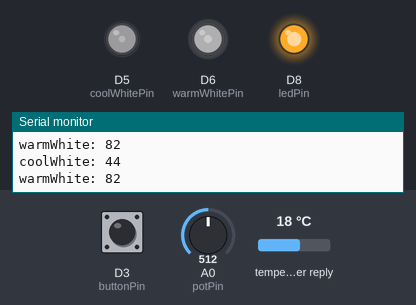
The sketch below on a simulated Arduino MKR. Shown: output pins drawn as LEDs (lit = HIGH), the last lines printed to the serial monitor. The test bench sets the inputs (shaded band); at power-on: D3 (buttonPin) HIGH, A0 (potPin) = 512, temperature in the weather reply 18 °C. WiFi joins after 1.5 s; servers stay silent unless stated; web services answer with replies made up by the test bench; not simulated (calls return 0 or success): arduino_secrets.h.

Above: at 4.7 s.
4.8 s: D3 (buttonPin) pulled LOW for 0.15 s
At 6.0 s:
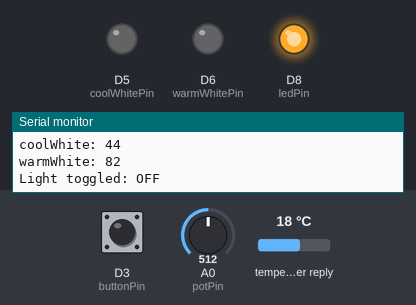
6.5 s: D3 (buttonPin) pulled LOW for 1 s
At 8.0 s:
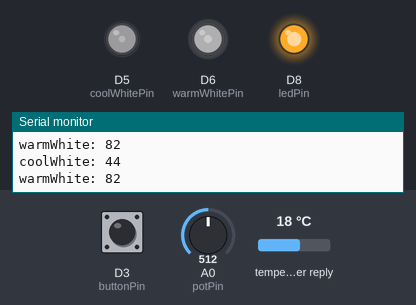
9.0 s: A0 (potPin) set to 900
At 9.4 s:
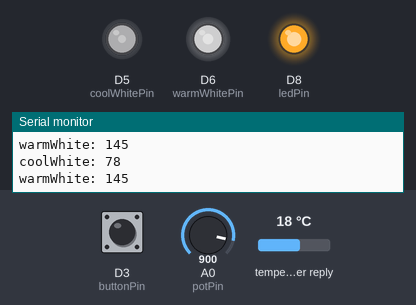
10.5 s: A0 (potPin) set to 511
At 11.7 s:
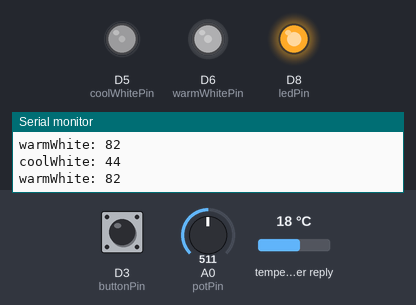
12.0 s: A0 (potPin) set to 0
At 13.2 s:
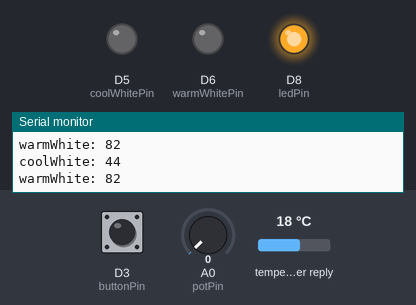
Timing chart, 0 to 14.5 s (numbered marks = the images above; inputs shaded):
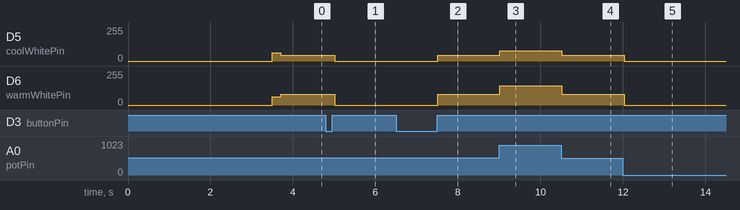

The sketch:

syringeLignt.ino
```cpp
#include <WiFiNINA.h>
#include <ArduinoHttpClient.h>
#include <Arduino_JSON.h>
#include <Scheduler.h>
#include "arduino_secrets.h" //wifi & api key

// === WiFi & API ===
const char* weatherHost = "api.openweathermap.org";
String city = "Brooklyn,US";
String apiKey = YOUR_API_KEY;  //

// === pinout ===
const int coolWhitePin = 5;
const int warmWhitePin = 6;
const int potPin = A0;
const int buttonPin = 3;
const int ledPin = 8;  // wifi connection indicator

// === variables ===
float coolRatio = 0.5;
float warmRatio = 0.5;
int currentKelvin = 3500;
bool lightOn = true;

// === button pullup ===
bool lastButtonState = HIGH;
bool buttonState = HIGH;
bool buttonPressed = false;

WiFiClient wifi;
HttpClient client = HttpClient(wifi, weatherHost, 80);

void setup() {
  Serial.begin(9600);
  while (!Serial);

  pinMode(coolWhitePin, OUTPUT);
  pinMode(warmWhitePin, OUTPUT);
  pinMode(buttonPin, INPUT_PULLUP);
  pinMode(ledPin, OUTPUT);

  connectToWiFi();

  Scheduler.startLoop(dimmerLoop);
  Scheduler.startLoop(checkButtonToggle);
}

void loop() {
  updateWeatherAndSetColor();
  delay(600000);  // update every 10 min
}

void connectToWiFi() {
  while (WiFi.status() != WL_CONNECTED) {
    Serial.println("Connecting to WiFi...");
    WiFi.begin(SECRET_SSID, SECRET_PASS);
    delay(2000);
  }
  Serial.print("Connected. IP: ");
  Serial.println(WiFi.localIP());
  digitalWrite(ledPin, HIGH);  // indicator
}

void updateWeatherAndSetColor() {
  String requestURL = "/data/2.5/weather?q=" + city + "&appid=" + apiKey + "&units=metric";
  Serial.println("Requesting: " + requestURL);
  client.get(requestURL);

  int statusCode = client.responseStatusCode();
  String response = client.responseBody();

  if (statusCode == 200) {
    JSONVar weatherData = JSON.parse(response);
    if (JSON.typeof(weatherData) == "undefined") {
      Serial.println("Parsing failed!");
      return;
    }

    long currentTime = weatherData["dt"];
    long sunrise = weatherData["sys"]["sunrise"];
    long sunset = weatherData["sys"]["sunset"];
    String weatherMain = (const char*) weatherData["weather"][0]["main"];

    Serial.print("Weather: ");
    Serial.println(weatherMain);

    if (currentTime < sunrise || currentTime > sunset) {
      setColorTemperature(2700);
    } else if (weatherMain == "Clear") {
      setColorTemperature(4500);
    } else if (weatherMain == "Rain" || weatherMain == "Drizzle" || weatherMain == "Thunderstorm") {
      setColorTemperature(2500);
    } else {
      setColorTemperature(3500);
    }

  } else {
    Serial.print("Weather request failed. Status: ");
    Serial.println(statusCode);
  }
}

void setColorTemperature(int kelvin) {
  currentKelvin = kelvin;

  if (kelvin >= 4500) {
    coolRatio = 0.4;
    warmRatio = 0.6;
  } else if (kelvin >= 3500) {
    coolRatio = 0.35;
    warmRatio = 0.65;
  } else if (kelvin >= 2700) {
    coolRatio = 0.2;
    warmRatio = 0.8;
  } else {
    coolRatio = 0.0;
    warmRatio = 1.0;
  }

  Serial.print("Color temp set to ");
  Serial.print(kelvin);
  Serial.print("K | coolRatio=");
  Serial.print(coolRatio, 2);
  Serial.print(", warmRatio=");
  Serial.println(warmRatio, 2);
}

void dimmerLoop() {
  while (true) {
    int potValue = analogRead(potPin);
    int maxPWM = map(potValue, 0, 1023, 0, 255);

    int coolPWM = coolRatio * maxPWM;
    int warmPWM = warmRatio * maxPWM;

    if (lightOn && maxPWM > 5) {
      analogWrite(coolWhitePin, coolPWM);
      analogWrite(warmWhitePin, warmPWM);
      Serial.print("coolWhite: ");
      Serial.println(coolPWM);
      Serial.print("warmWhite: ");
      Serial.println(warmPWM);
    } else {
      analogWrite(coolWhitePin, 0);
      analogWrite(warmWhitePin, 0);
      digitalWrite(coolWhitePin, LOW);
      digitalWrite(warmWhitePin, LOW);
    }

    delay(100);
  }
}

void checkButtonToggle() {
  while (true) {
    int reading = digitalRead(buttonPin);

  if (lastButtonState == LOW && reading == HIGH) {
      lightOn = !lightOn;
      Serial.print("Light toggled: ");
      Serial.println(lightOn ? "ON" : "OFF");
    }

    lastButtonState = reading;
    delay(10);  // prevent fast double press
  }
}
```

Measured:
- after the input at 4.8 s, D5 (coolWhitePin): 44/255 → 0/255 after 0.21 s; D6 (warmWhitePin): 82/255 → 0/255 after 0.21 s
- after the input at 6.5 s, D5 (coolWhitePin): 0/255 → 44/255 after 1.0 s; D6 (warmWhitePin): 0/255 → 82/255 after 1.0 s
- after the input at 9.0 s, D5 (coolWhitePin): 44/255 → 78/255 at once; D6 (warmWhitePin): 82/255 → 145/255 at once
- after the input at 10.5 s, D5 (coolWhitePin): 78/255 → 44/255 at once; D6 (warmWhitePin): 145/255 → 82/255 at once
- after the input at 12.0 s, D5 (coolWhitePin): 44/255 → 0/255 at once; D6 (warmWhitePin): 82/255 → 0/255 at once
